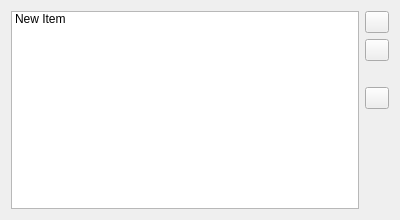
<?xml version="1.0" encoding="UTF-8"?>
<ui version="4.0">
 <class>editableListWidget</class>
 <widget class="QWidget" name="editableListWidget">
  <property name="geometry">
   <rect>
    <x>0</x>
    <y>0</y>
    <width>400</width>
    <height>220</height>
   </rect>
  </property>
  <property name="windowTitle">
   <string/>
  </property>
  <layout class="QHBoxLayout" name="horizontalLayout">
   <item>
    <widget class="QListWidget" name="listWidget">
     <property name="showDropIndicator" stdset="0">
      <bool>false</bool>
     </property>
     <property name="defaultDropAction">
      <enum>Qt::IgnoreAction</enum>
     </property>
     <property name="alternatingRowColors">
      <bool>false</bool>
     </property>
     <property name="sortingEnabled">
      <bool>true</bool>
     </property>
     <item>
      <property name="text">
       <string>New Item</string>
      </property>
      <property name="flags">
       <set>ItemIsSelectable|ItemIsEditable|ItemIsEnabled</set>
      </property>
     </item>
    </widget>
   </item>
   <item>
    <layout class="QVBoxLayout" name="verticalLayoutForButtons">
     <item>
      <widget class="QPushButton" name="addButton">
       <property name="maximumSize">
        <size>
         <width>24</width>
         <height>24</height>
        </size>
       </property>
       <property name="toolTip">
        <string>Add person to list</string>
       </property>
       <property name="text">
        <string/>
       </property>
       <property name="icon">
        <iconset>
         <normaloff>../icons/plus-icon.png</normaloff>../icons/plus-icon.png</iconset>
       </property>
      </widget>
     </item>
     <item>
      <widget class="QPushButton" name="addCharButton">
       <property name="maximumSize">
        <size>
         <width>24</width>
         <height>24</height>
        </size>
       </property>
       <property name="toolTip">
        <string>Add actor and character name to list</string>
       </property>
       <property name="text">
        <string/>
       </property>
       <property name="icon">
        <iconset>
         <normaloff>../icons/plus-icon-blue.png</normaloff>../icons/plus-icon-blue.png</iconset>
       </property>
      </widget>
     </item>
     <item>
      <spacer name="deleteButtonSpacer">
       <property name="orientation">
        <enum>Qt::Vertical</enum>
       </property>
       <property name="sizeType">
        <enum>QSizePolicy::Fixed</enum>
       </property>
       <property name="sizeHint" stdset="0">
        <size>
         <width>20</width>
         <height>20</height>
        </size>
       </property>
      </spacer>
     </item>
     <item>
      <widget class="QPushButton" name="removeButton">
       <property name="maximumSize">
        <size>
         <width>24</width>
         <height>24</height>
        </size>
       </property>
       <property name="toolTip">
        <string>Remove selected item from list</string>
       </property>
       <property name="text">
        <string/>
       </property>
       <property name="icon">
        <iconset>
         <normaloff>../icons/delete-icon.png</normaloff>../icons/delete-icon.png</iconset>
       </property>
      </widget>
     </item>
     <item>
      <spacer name="bottomSpacer">
       <property name="orientation">
        <enum>Qt::Vertical</enum>
       </property>
       <property name="sizeHint" stdset="0">
        <size>
         <width>20</width>
         <height>40</height>
        </size>
       </property>
      </spacer>
     </item>
    </layout>
   </item>
  </layout>
 </widget>
 <resources/>
 <connections/>
</ui>
